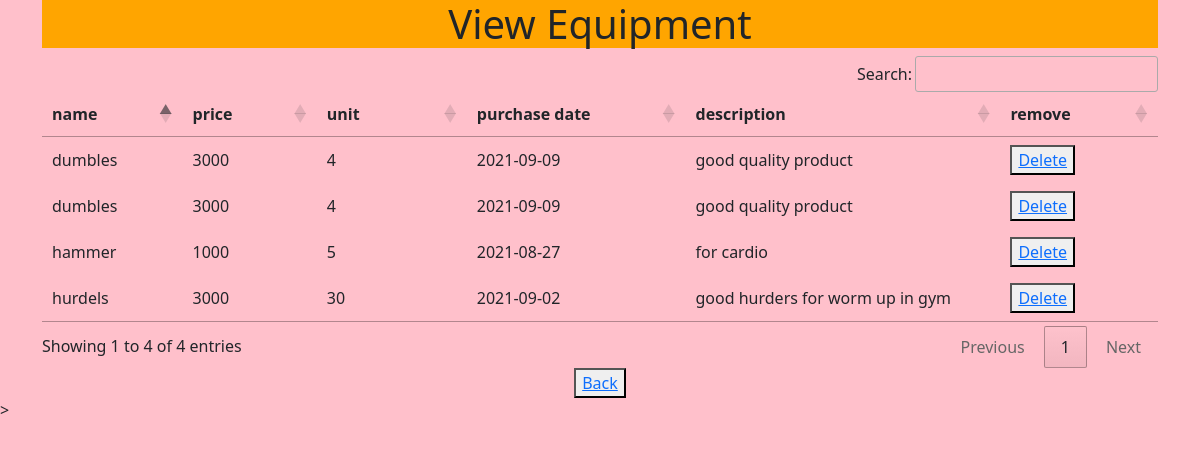
The app's page /gym/admin10/ (signed in) with its own data.
### gym/models.py (models this page shows, shortened)
class Equipment(models.Model):
	name = models.CharField(max_length=100)
	price = models.CharField(max_length=100)
	unit = models.CharField(max_length=100)
	date = models.CharField(max_length=100)
	description = models.CharField(max_length=100)

### gym/views/register.py (the view)
# urls.py: path('admin10/',view_equipment),
def view_equipment(request):
	if not request.user.is_staff:
		return redirect('loginpage')
	equ = Equipment.objects.all()
	dictt={'equ':equ}
	return render(request,'view_equipment.html',dictt)

### gym/templates/view_equipment.html (shortened to what this page needs)
<!doctype html>
<html lang="en">
  <head>
    <link href="https://cdn.jsdelivr.net/npm/bootstrap@5.0.2/dist/css/bootstrap.min.css" rel="stylesheet">
  </head>
  <body id='ka'>
 <div class="container" align='center'>
    <div class='jumbotron' >
      <h1>View Equipment</h1>
  <form action="/gym/admin10/" method="post">{% csrf_token %}
  <table id="example">
    <thead>
      <tr>
        <th><b>name&nbsp&nbsp&nbsp&nbsp&nbsp&nbsp&nbsp&nbsp&nbsp&nbsp</b></th>
          <th><b>price&nbsp&nbsp&nbsp&nbsp&nbsp&nbsp&nbsp&nbsp&nbsp&nbsp</b></th>
            <th><b>unit&nbsp&nbsp&nbsp&nbsp&nbsp&nbsp&nbsp&nbsp&nbsp&nbsp&nbsp&nbsp&nbsp&nbsp&nbsp</b></th>
              <th><b>purchase date&nbsp&nbsp&nbsp&nbsp&nbsp&nbsp&nbsp&nbsp&nbsp&nbsp</b></th>
                <th><b>description&nbsp&nbsp&nbsp&nbsp&nbsp&nbsp&nbsp&nbsp&nbsp&nbsp</b></th>
                  <th><b>remove&nbsp&nbsp&nbsp&nbsp&nbsp&nbsp&nbsp&nbsp&nbsp&nbsp</b></th>
      </tr>
    </thead>
    <tbody>
      {% for i in equ %}
      <tr>
        <td>{{i.name}}</td>
        <td>{{i.price}}</td>
        <td>{{i.unit}}</td>
        <td>{{i.date}}</td>
        <td>{{i.description}}</td>
        <td><button><a href="/gym/admin11/{{i.id}}/" onclick="return confirm('Are you sure')">Delete</a></button></td>
      </tr>
      {% endfor %}
    </tbody>
  </table>
</form>
        <td><button type="submit"><a href='/gym/admin1/'>Back</a></button></td>
    </div>
</div>
<script src="https://code.jquery.com/jquery-3.5.1.js"></script>>
<link rel="stylesheet" type="text/css" href="https://cdn.datatables.net/1.10.25/css/jquery.dataTables.min.css">
<link rel="stylesheet" type="text/css" href="https://cdn.datatables.net/buttons/1.7.1/css/buttons.dataTables.min.css">
</body>
</html>

### gym/templates/view_equipment.html (style rules this page uses)
h1 { background-color: orange; margin-top: 100px }
#ka { background-color: pink; }

### records on screen
Equipment: name "dumbles", price "3000", unit "4", date "2021-09-09", description "good quality product"
Equipment: name "hurdels", price "3000", unit "30", date "2021-09-02", description "good hurders for worm up in gym"
Equipment: name "hammer", price "1000", unit "5", date "2021-08-27", description "for cardio"
Equipment: name "dumbles", price "3000", unit "4", date "2021-09-09", description "good quality product"
